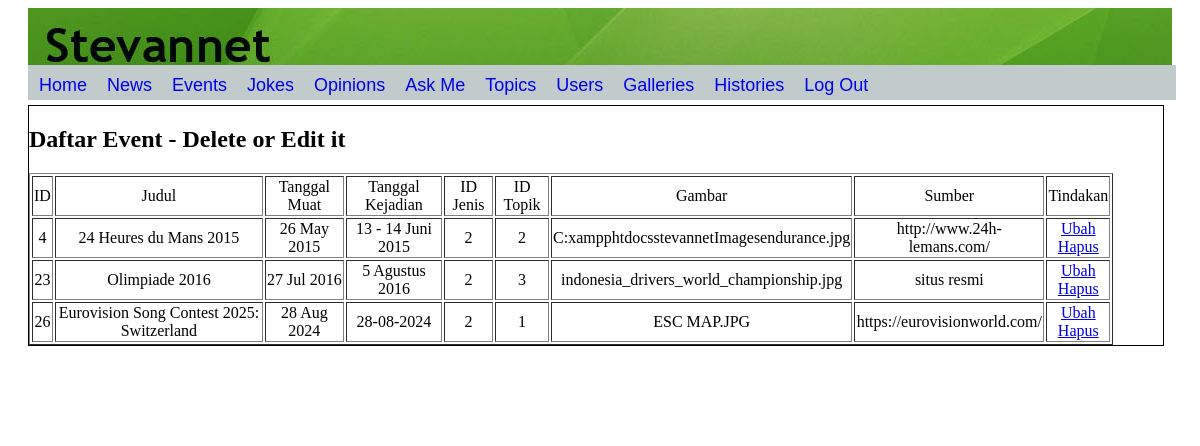
Page /adminPages/adminEvents.php (signed in) on the committed database.
### tables this page shows
CREATE TABLE `articles` (
  `id` int(11) NOT NULL,
  `judul` varchar(200) NOT NULL,
  `tanggal_muat` varchar(20) NOT NULL,
  `tanggal_terjadi` varchar(20) NOT NULL,
  `id_jenis` int(11) NOT NULL,
  `id_topik` int(11) NOT NULL,
  `isi` text DEFAULT NULL,
  `gambar` varchar(200) DEFAULT NULL,
  `sumber` varchar(50) DEFAULT NULL
);

### adminPages/adminEvents.php (the view, shortened to what this page needs)
<html>
	<head>
		<link rel="stylesheet" href="../penampilan.css">
		<div id="header">
		</div>
		<?php
			require("leftDIVAdmin.php");
		?>
	</head>
	<body>
		<div class="centeradmin">
			<h2> Daftar Event - Delete or Edit it</h2>
			<table id="admin" border="1">
				<tr>
					<td>ID</td>
					<td>Judul</td>
					<td>Tanggal Muat</td>
					<td>Tanggal Kejadian</td>
					<td>ID Jenis</td>
					<td>ID Topik</td>
					<td>Gambar</td>
					<td>Sumber</td>
					<td>Tindakan</td>
				</tr>
					<?php
						include_once("../db.inc.php");
						$sqlstr = "SELECT * FROM articles WHERE id_jenis = 2";
						$hasil = mysqli_query($connection, $sqlstr);
						$row = mysqli_fetch_row($hasil);
						if($row)
						{
							do{
								list($id,$judul,$tanggal_muat,$tanggal_terjadi,$id_jenis,$id_topik,$isi,$gambar,$sumber) = $row;
								echo "<tr>";
								echo "<td>$id</td>";
								echo "<td>$judul</td>";
								echo "<td>$tanggal_muat</td>";
								echo "<td>$tanggal_terjadi</td>";
								echo "<td>$id_jenis</td>";
								echo "<td>$id_topik</td>";
								echo "<td>$gambar</td>";
								echo "<td>$sumber</td>";
								echo"<td><a href=\"editArticle.php?linkID=$id\">Ubah</a><br>
										 <a href=\"deleteArticle.php?linkID=$id\">Hapus</a></td>";
								echo "</tr>";
							}while($row = mysqli_fetch_row($hasil));
						}
					?>
			</table>
		</div>
		<div class="footer">
		</div>
	</body>
</html>

### penampilan.css (style rules this page uses)
#header { background:url('Images/Header.jpg'); height:70px; margin-left: 20px; margin-right: 20px; }
#admin { margin-right: 50px; text-align:center; }
.centeradmin { background-color:#FFF; float:left; margin-top:3px; margin-left:20px; margin-bottom:3px; width:95.8%; display: inline-block; border:1px solid black; }
.footer { background:url('Images/Footer.jpg'); clear:both; height:70px; width:97%; margin-left: 20px; margin-right: 50px; text-align: center; position: relative; z-index:1; }

### rows in the picture
articles: id "4", judul "24 Heures du Mans 2015", tanggal_muat "26 May 2015", tanggal_terjadi "13 - 14 Juni 2015", id_jenis "2", id_topik "2", gambar "C:xampphtdocsstevannetImagesendurance.jpg", sumber "http://www.24h-lemans.com/"
articles: id "23", judul "Olimpiade 2016", tanggal_muat "27 Jul 2016", tanggal_terjadi "5 Agustus 2016", id_jenis "2", id_topik "3", gambar "indonesia_drivers_world_championship.jpg", sumber "situs resmi"
articles: id "26", judul "Eurovision Song Contest 2025: Switzerland", tanggal_muat "28 Aug 2024", tanggal_terjadi "28-08-2024", id_jenis "2", id_topik "1", gambar "ESC MAP.JPG", sumber "https://eurovisionworld.com/"
